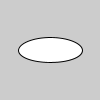
Frame 1 (no input)
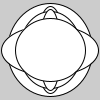
Frame 60 (the mouse pressed at the canvas centre just before this capture)
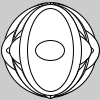
Frame 120 (the mouse held since frame 60 and released just before this capture)

The Processing sketch that drew these frames (run headless with seeded random() and noise(); from frame 60 on, the mouse is pressed at the canvas centre):

// Processing sketch: test
// ── test.pde
int diameter = 0;
int diameter_flag = 0;

void setup()
{
	

}

void draw()
{
//for(int i=0;i<100;i++){

//    delay(50);
//  }
//if(diameter_flag==0){
//  ellipse(50,50,diameter,diameter);
//  diameter++;
//  delay(30);
//  if(diameter>100)diameter_flag = 1;
//} else {

//  ellipse(50,50,diameter,diameter);
//  diameter--;
//  if(diameter<0)diameter_flag = 0;
//}
  int x = int(random(100));
  int y = int(random(100));
  ellipse(50,50,x,y);
  
  
}
